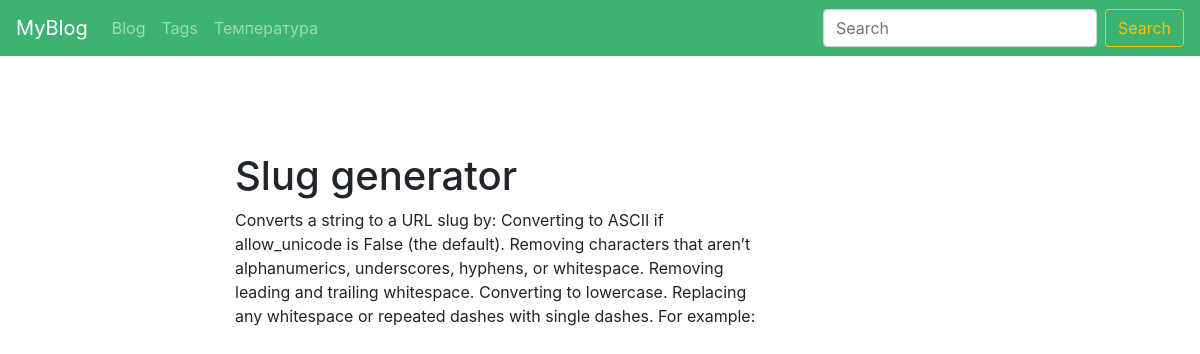
/blog/post/slug-generator-1596989969/, run on the app's committed database.
### blog/models.py (models this page shows, shortened)
class Post(models.Model):
    title = models.CharField(max_length=150, db_index=True)
    slug = models.SlugField(max_length=150, unique=True, blank=True)
    body = models.TextField(blank=True, db_index=True)
    date_pub = models.DateTimeField(auto_now_add=True)
    tags = models.ManyToManyField('Tag', blank=True, related_name='posts')

### blog/views.py (the view)
# urls.py: path('post/<str:slug>/', PostDetail.as_view(), name='post_detail_url'),
class PostDetail(ObjectDetailMixin, View):
    model = Post
    template = 'blog/post_detail.html'

### blog/utils.py (called while the page is built)
    def get(self, request, slug):
        object = get_object_or_404(self.model, slug__iexact=slug)
        return render(request, self.template, context={self.model.__name__.lower(): object})

### blog/templates/blog/post_detail.html (shortened to what this page needs)
{% extends 'blog/base_blog.html' %}
{% block content %}
<h1 class="mt-5">
    {{ post.title }}
</h1>
<p>
    {{ post.body }}
</p>
{% endblock %}

### data on the page
Post: title "Slug generator", body "Converts a string to a URL slug by: Converting to ASCII if allow_unicode is False (the default). Removing characters that aren’t alphanumerics, underscores, hyphens, or whitespace. Removing leading and trailing whitespace. Converting to lowercase. Replacing any whitespace or repeated dashes with single dashes. For example:"
